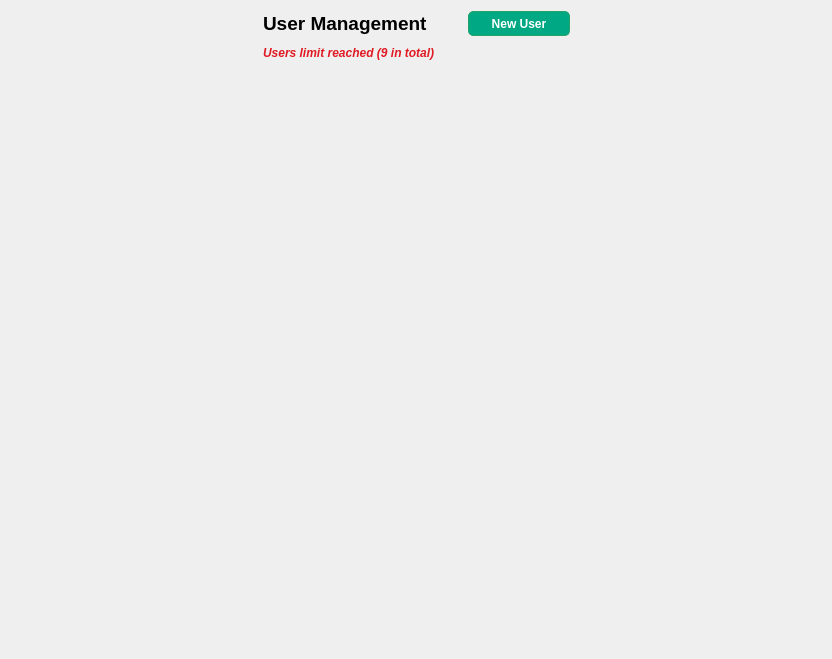
         <widget class="QWidget" name="usersScrollArea">
          <property name="geometry">
           <rect>
            <x>0</x>
            <y>0</y>
            <width>832</width>
            <height>659</height>
           </rect>
          </property>
          <layout class="QVBoxLayout" name="verticalLayout_26">
           <item>
            <layout class="QHBoxLayout" name="horizontalLayout_6">
             <property name="spacing">
              <number>0</number>
             </property>
             <item>
              <spacer name="horizontalSpacer_17">
               <property name="orientation">
                <enum>Qt::Horizontal</enum>
               </property>
               <property name="sizeHint" stdset="0">
                <size>
                 <width>40</width>
                 <height>20</height>
                </size>
               </property>
              </spacer>
             </item>
             <item>
              <layout class="QVBoxLayout" name="content_users">
               <property name="spacing">
                <number>10</number>
               </property>
               <item>
                <layout class="QHBoxLayout" name="horizontalLayout_4">
                 <property name="spacing">
                  <number>0</number>
                 </property>
                 <item>
                  <widget class="QLabel" name="label_7">
                   <property name="font">
                    <font>
                     <pointsize>14</pointsize>
                     <bold>true</bold>
                    </font>
                   </property>
                   <property name="text">
                    <string>User Management</string>
                   </property>
                  </widget>
                 </item>
                 <item>
                  <spacer name="horizontalSpacer_19">
                   <property name="orientation">
                    <enum>Qt::Horizontal</enum>
                   </property>
                   <property name="sizeHint" stdset="0">
                    <size>
                     <width>40</width>
                     <height>20</height>
                    </size>
                   </property>
                  </spacer>
                 </item>
                 <item>
                  <widget class="QPushButton" name="btnNewUser">
                   <property name="sizePolicy">
                    <sizepolicy hsizetype="Minimum" vsizetype="Preferred">
                     <horstretch>0</horstretch>
                     <verstretch>0</verstretch>
                    </sizepolicy>
                   </property>
                   <property name="minimumSize">
                    <size>
                     <width>0</width>
                     <height>25</height>
                    </size>
                   </property>
                   <property name="maximumSize">
                    <size>
                     <width>16777215</width>
                     <height>25</height>
                    </size>
                   </property>
                   <property name="font">
                    <font>
                     <bold>true</bold>
                    </font>
                   </property>
                   <property name="cursor">
                    <cursorShape>PointingHandCursor</cursorShape>
                   </property>
                   <property name="styleSheet">
                    <string notr="true">.QPushButton {	
            color: rgb(255, 255, 255);
			background-color: #00A884;
            border: 1px solid rgb(38, 162, 105);
            border-radius: 5px;
            text-align: center;
			height: 25px;
			width: 100px;
}
.QPushButton:pressed  {
            background-color: #202C33;
            border-color: #202C33;
        }</string>
                   </property>
                   <property name="text">
                    <string>New User</string>
                   </property>
                  </widget>
                 </item>
                </layout>
               </item>
               <item>
                <widget class="QLabel" name="label_limiteUser">
                 <property name="enabled">
                  <bool>true</bool>
                 </property>
                 <property name="font">
                  <font>
                   <italic>true</italic>
                   <bold>true</bold>
                  </font>
                 </property>
                 <property name="styleSheet">
                  <string notr="true">color: rgb(224, 27, 36);</string>
                 </property>
                 <property name="text">
                  <string>Users limit reached (9 in total)</string>
                 </property>
                </widget>
               </item>
               <item>
                <layout class="QVBoxLayout" name="usersList">
                 <property name="spacing">
                  <number>10</number>
                 </property>
                 <property name="topMargin">
                  <number>0</number>
                 </property>
                 <property name="bottomMargin">
                  <number>0</number>
                 </property>
                </layout>
               </item>
              </layout>
             </item>
             <item>
              <spacer name="horizontalSpacer_18">
               <property name="orientation">
                <enum>Qt::Horizontal</enum>
               </property>
               <property name="sizeHint" stdset="0">
                <size>
                 <width>40</width>
                 <height>20</height>
                </size>
               </property>
              </spacer>
             </item>
            </layout>
           </item>
           <item>
            <spacer name="verticalSpacer_7">
             <property name="orientation">
              <enum>Qt::Vertical</enum>
             </property>
             <property name="sizeHint" stdset="0">
              <size>
               <width>20</width>
               <height>590</height>
              </size>
             </property>
            </spacer>
           </item>
          </layout>
         </widget>
